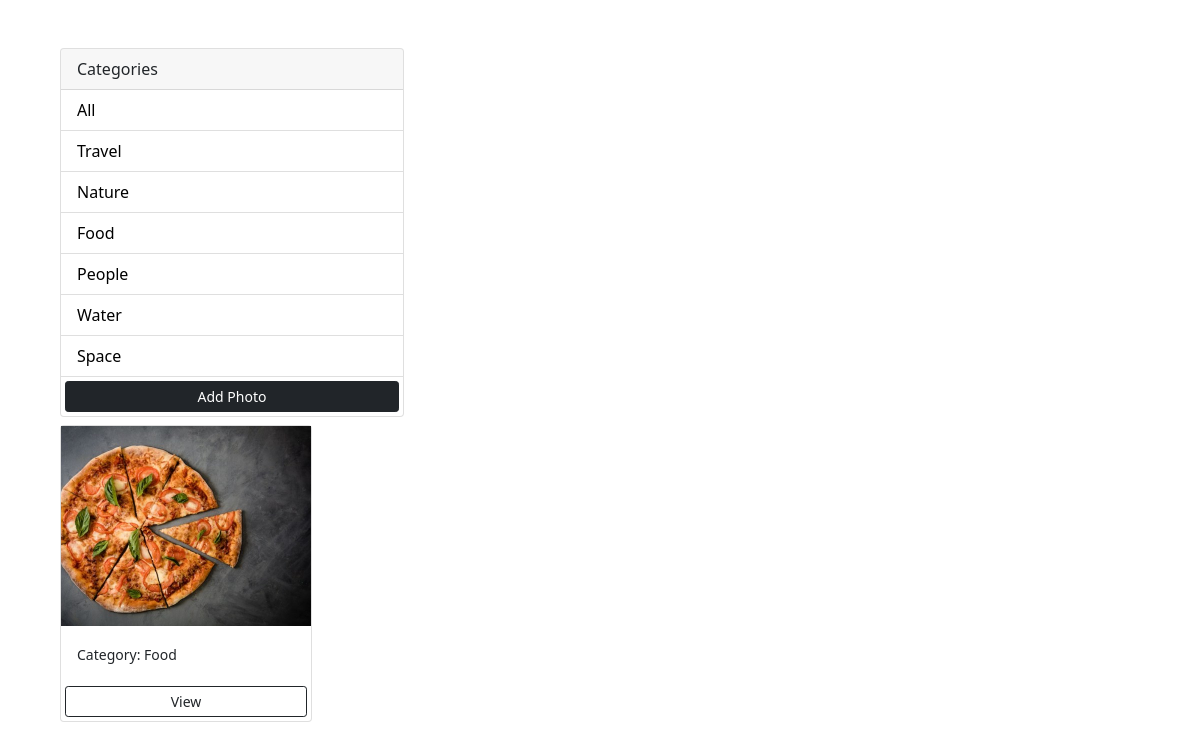
The app's page /?category=Food with its own data.
### photos/models.py (models this page shows, shortened)
class Category(models.Model):
    name = models.CharField(max_length=100, null=False, blank=False)

class Photo(models.Model):
    category = models.ForeignKey(Category, on_delete= models.SET_NULL, null=True, blank=True)
    image = models.ImageField(null=False, blank=False)
    description = models.TextField()

### photos/views.py (the view)
# urls.py: path('', views.gallery, name="gallery"),
def gallery(request):
    category = request.GET.get('category')
    if category == None:
        photos = Photo.objects.all()
    else:
        photos = Photo.objects.filter(category__name=category)
    categories = Category.objects.all()
    context = {'categories': categories, 'photos': photos}
    return render(request, 'photos/gallery.html', context)

### photos/templates/photos/gallery.html (shortened to what this page needs)
<!DOCTYPE html>
<html lang="en">
<head>
    <link href="https://cdn.jsdelivr.net/npm/bootstrap@5.0.0-beta1/dist/css/bootstrap.min.css" rel="stylesheet"
>
</head>
<body class="m-5">
    <div class="container">
        <div class="row">
            <div class="col-md-4">
                <div class="card">
                    <div class="card-header">
                      Categories
                    </div>
                    <ul class="list-group list-group-flush">
                        <li class="list-group-item">
                            <a href="{% url 'gallery' %}">All</a>
                        </li>
                        {% for category in categories %}
                            <li class="list-group-item">
                                <a href="{% url 'gallery' %}?category={{category.name}}">{{category.name}}</a>
                            </li>
                        {% endfor %}
                        <a href="{% url 'add' %}" class="btn btn-dark btn-block btn-sm m-1">Add Photo</a>
                    </ul>
                </div>
            </div>
            <div class="col-md-9">
                <div class="row">
                    {% for photo in photos %}
                        <div class="col-md-4">
                            <div class="card my-2">
                                <img class="image-thumbnail" src="{{photo.image.url}}" alt="Image">
                                <div class="card-body">
                                    <small>Category: {{photo.category.name}}</small>
                                </div>
                                <a href="{% url 'photo' photo.id %}" class="btn btn-outline-dark btn-sm m-1">View</a>
                            </div>
                        </div>
                    {% empty %}
                    <h3>No photos...</h3>
                    {% endfor %}
                </div>
            </div>
        </div>
    </div>
</body>
</html>

### photos/templates/photos/gallery.html (style rules this page uses)
.image-thumbnail { height: 200px; object-fit: cover; }
.list-group-item a { text-decoration: none; color: black; }

### records on screen
Category: name "Travel"
Category: name "Nature"
Category: name "Food"
Category: name "People"
Category: name "Water"
Category: name "Space"
Photo: image (picture), category.name "Food"
